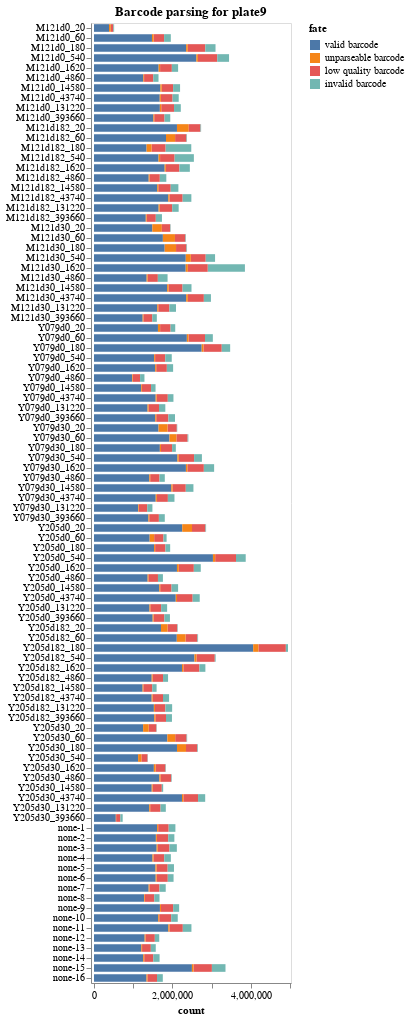

Notebook code for this chart:
### Markdown cell above
## Statistics on barcode-parsing for each sample
Make interactive chart of the "fates" of the sequencing reads parsed for each sample on the plate.

If most sequencing reads are not "valid barcodes", this could potentially indicate some problem in the sequencing or barcode set you are parsing.

Potential fates are:
 - *valid barcode*: barcode that matches a known virus or neutralization standard, we hope most reads are this.
 - *invalid barcode*: a barcode with proper flanking sequences, but does not match a known virus or neutralization standard. If you  have a lot of reads of this type, it is probably a good idea to look at the invalid barcode CSVs (in the `./results/barcode_invalid/` subdirectory created by the pipeline) to see what these invalid barcodes are.
 - *unparseable barcode*: could not parse a barcode from this read as there was not a sequence of the correct length with the appropriate flanking sequence.
 - *low quality barcode*: low-quality or `N` nucleotides in barcode, could indicate problem with sequencing.
 - *failed chastity filter*: reads that failed the Illumina chastity filter, if these are reported in the FASTQ (they may not be).

Also, if the number of reads per sample is very uneven, that could indicate that you did not do a good job of balancing the different samples in the Illumina sequencing.

### Code cell
fates = (
    pd.concat([pd.read_csv(f).assign(sample=s) for f, s in zip(fate_csvs, samples)])
    .merge(samples_df, validate="many_to_one", on="sample")
    .assign(fate_counts=lambda x: x.groupby("fate")["count"].transform("sum"))
    .query("fate_counts > 0")  # only keep fates with at least one count
    [["fate", "count", "serum", "sample_noplate", "dilution_factor"]]
)

assert len(fates) == len(fates.drop_duplicates())

serum_selection = alt.selection_point(
    fields=["serum"],
    bind=alt.binding_select(
        options=[None] + sorted(fates["serum"].unique().tolist()),
        labels=["all"] + [str(s) for s in sorted(fates["serum"].unique())],
        name="serum",
    )
)   

fates_chart = (
    alt.Chart(fates)
    .add_params(serum_selection)
    .transform_filter(serum_selection)
    .encode(
        alt.X("count", scale=alt.Scale(nice=False, padding=3)),
        alt.Y(
            "sample_noplate",
            title=None,
            sort=list(
                fates.sort_values(["serum", "dilution_factor"])["sample_noplate"]
            ),
        ),
        alt.Color("fate", sort=sorted(fates["fate"].unique(), reverse=True)),
        alt.Order("fate", sort="descending"),
        tooltip=fates.columns.tolist(),
    )
    .mark_bar(height={"band": 0.85})
    .properties(
        height=alt.Step(10),
        width=200,
        title=f"Barcode parsing for {plate}",
    )
    .configure_axis(grid=False)
)

fates_chart

### Figure 1 — Vega-Lite specification as saved in the notebook (floating-point values rounded to 4 significant figures; data arrays with more than 128 entries replaced by an {"elided": "..."} marker saying what was removed)
{"config": {"view": {"continuousWidth": 300, "continuousHeight": 300}, "axis": {"grid": false}}, "data": {"name": "data-dc1950597f8d66a7410950976b2fcb94"}, "mark": {"type": "bar", "height": {"band": 0.85}}, "encoding": {"color": {"field": "fate", "sort": ["valid barcode", "unparseable barcode", "low quality barcode", "invalid barcode"], "type": "nominal"}, "order": {"field": "fate", "sort": "descending", "type": "nominal"}, "tooltip": [{"field": "fate", "type": "nominal"}, {"field": "count", "type": "quantitative"}, {"field": "serum", "type": "nominal"}, {"field": "sample_noplate", "type": "nominal"}, {"field": "dilution_factor", "type": "quantitative"}], "x": {"field": "count", "scale": {"nice": false, "padding": 3}, "type": "quantitative"}, "y": {"field": "sample_noplate", "sort": {"elided": "384 str values"}, "title": null, "type": "nominal"}}, "height": {"step": 10}, "params": [{"name": "param_5", "select": {"type": "point", "fields": ["serum"]}, "bind": {"input": "select", "options": [null, "M121d0", "M121d182", "M121d30", "Y079d0", "Y079d30", "Y205d0", "Y205d182", "Y205d30", "none"], "labels": ["all", "M121d0", "M121d182", "M121d30", "Y079d0", "Y079d30", "Y205d0", "Y205d182", "Y205d30", "none"], "name": "serum"}}], "title": "Barcode parsing for plate9", "transform": [{"filter": {"param": "param_5"}}], "width": 200, "$schema": "https://vega.github.io/schema/vega-lite/v5.15.1.json", "datasets": {"data-dc1950597f8d66a7410950976b2fcb94": {"elided": "384 records"}}}
